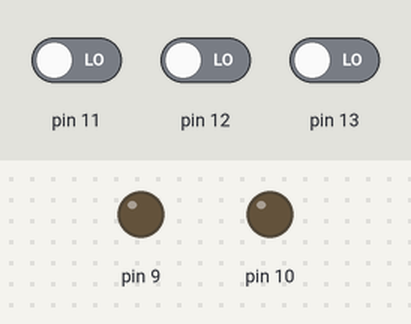
Simulated run of this sketch. Board: Arduino Uno, built with avr-gcc and run on an emulated ATmega328P. Parts: output pins drawn as LEDs (lit = HIGH). The test bench sets the inputs (shaded band); at power-on: pin 11 LOW, pin 12 LOW, pin 13 LOW.

Above: at 1.2 s.
1.3 s: pin 11 driven HIGH
At 2.5 s:
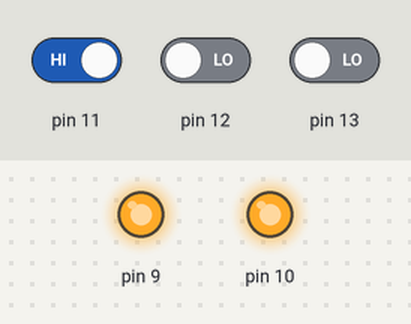
2.8 s: pin 12 driven HIGH
At 3.8 s:
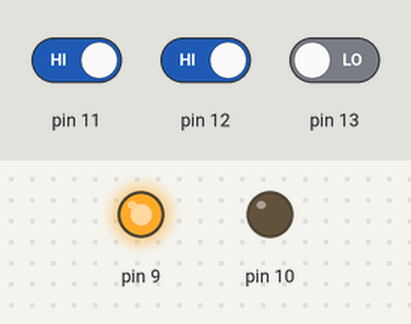
4.3 s: pin 12 driven LOW
At 4.9 s:
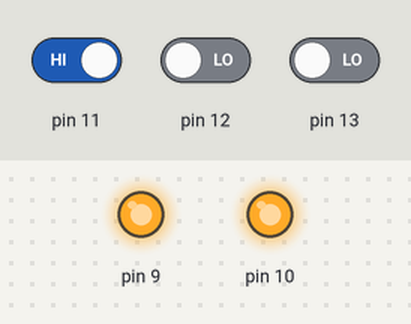
5.8 s: pin 11 driven LOW
At 6.1 s:
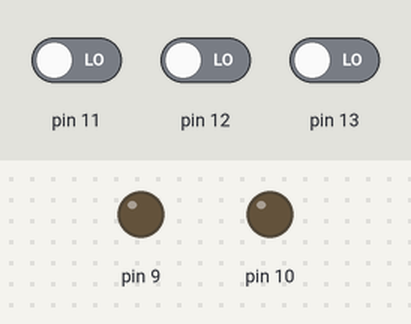
7.3 s: pin 13 driven HIGH
At 8.4 s:
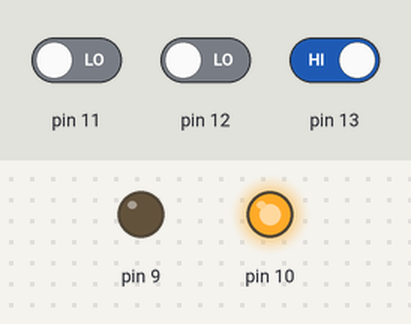
Timing chart, 0 to 9.8 s (numbered marks = the images above; inputs shaded):
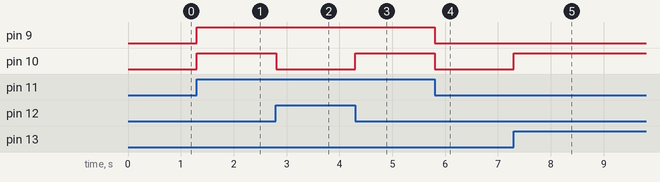

The sketch:

fullSubtract.ino
```cpp
byte a, b, c;
void setup() {
  // put your setup code here, to run once:
  pinMode(13, INPUT);
  pinMode(12, INPUT);
  pinMode(11, INPUT);
  pinMode(10, OUTPUT);
  pinMode(9, OUTPUT);
}

void loop() {
  // put your main code here, to run repeatedly:
  a = digitalRead(13);
  b = digitalRead(12);
  c = digitalRead(11);

  digitalWrite(10, a^b^c);
  digitalWrite(9, (b&c) | ((!a)&c) | ((!a)&b));
}
```

Measured:
- after the input at 1.3 s, pin 9, pin 10: LOW → HIGH at once
- after the input at 2.8 s, pin 10: HIGH → LOW at once
- after the input at 4.3 s, pin 10: LOW → HIGH at once
- after the input at 5.8 s, pin 9, pin 10: HIGH → LOW at once
- after the input at 7.3 s, pin 10: LOW → HIGH at once
